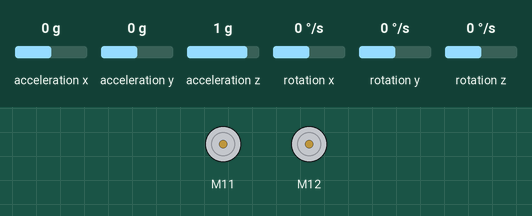
This sketch was run on a simulated Arduino Uno, built with avr-gcc and run on an emulated ATmega328P. On the bench: 2 × DC motor (green arrow = forward, orange = backward, longer = faster). The test bench sets the inputs (shaded band); at power-on: rotation z 0 °/s, acceleration x 0 g, acceleration y 0 g, acceleration z 1 g, rotation x 0 °/s, rotation y 0 °/s. What the sketch prints to the serial monitor is not drawn.

Above: at 2.0 s.
2.1 s: rotation z set to -2 °/s
5.1 s: rotation z set to -5 °/s
At 7.1 s:
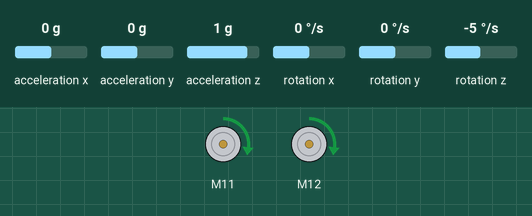
7.4 s: rotation z set to 4 °/s
10.4 s: rotation z set to 7 °/s
At 13.6 s:
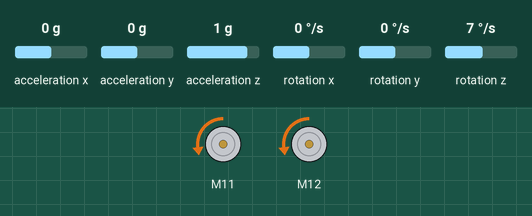
Timing chart, 0 to 14.4 s (numbered marks = the images above; inputs shaded):
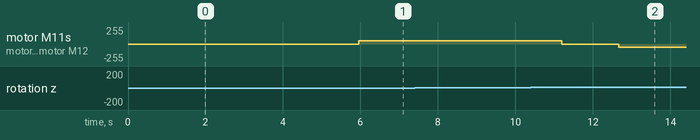

Measured:
- the behaviour switches between -3 and -4 °/s on rotation z (found by bisection; images 0 and 1)
- the behaviour switches between 5 and 6 °/s on rotation z (found by bisection; images 1 and 2)
- after the input at 5.1 s, motor M11, motor M12: stopped → forward 50/255 after 0.85 s instead of 2.1 s

The sketch:

6.3DGyroSensing.ino
```cpp
#include <MeAuriga.h>
#include <Wire.h>

MeEncoderOnBoard Encoder_1(SLOT1);
MeEncoderOnBoard Encoder_2(SLOT2);

int16_t moveSpeed = 50;

MeGyro gyro(1, 0x69);

// Threshold to determine light source direction
const int threshold = 6;  // Adjust as needed based on your environment

void Forward(void) {
  Encoder_1.setMotorPwm(-moveSpeed);  // setMotorPwm writes to the encoder controller
  Encoder_2.setMotorPwm(moveSpeed);   // so setting the speed change instantly
}
void Backward(void) {
  Encoder_1.setMotorPwm(moveSpeed);
  Encoder_2.setMotorPwm(-moveSpeed);
}

void BackwardAndTurnLeft(void) {
  Encoder_1.setMotorPwm(moveSpeed / 4);
  Encoder_2.setMotorPwm(-moveSpeed);
}

void BackwardAndTurnRight(void) {
  Encoder_1.setMotorPwm(moveSpeed);
  Encoder_2.setMotorPwm(-moveSpeed / 4);
}

void TurnLeft(void) {
  Encoder_1.setMotorPwm(-moveSpeed);
  Encoder_2.setMotorPwm(moveSpeed / 2);
}

void TurnRight() {
  Encoder_1.setMotorPwm(-moveSpeed / 2);
  Encoder_2.setMotorPwm(moveSpeed);
}

void TurnLeft1(void) {
  Encoder_1.setMotorPwm(-moveSpeed);
  Encoder_2.setMotorPwm(-moveSpeed);
}

void TurnRight1(void) {
  Encoder_1.setMotorPwm(moveSpeed);
  Encoder_2.setMotorPwm(moveSpeed);
}

void Stop(void) {
  Encoder_1.setMotorPwm(0);
  Encoder_2.setMotorPwm(0);
}

void ChangeSpeed(int16_t spd) {
  moveSpeed = spd;
}

void setup() {
  Serial.begin(115200);
  //Set PWM 8KHz
  TCCR1A = _BV(WGM10);
  TCCR1B = _BV(CS11) | _BV(WGM12);
  TCCR2A = _BV(WGM21) | _BV(WGM20);
  TCCR2B = _BV(CS21);
  gyro.begin();

}

void loop() {
  gyro.update();
  Serial.println(gyro.getAngleZ());

  double gyroVal = gyro.getAngleZ();
  double rotationThreshold = 10.0;

  if (gyroVal >= rotationThreshold) {
    findZeroAnticlockwise();
  } else if (gyroVal <= -rotationThreshold) {
    findZeroClockwise();
  }
}

void findZeroClockwise() {
  gyro.update();
  double degree = gyro.getAngleZ();
  TurnRight1();
  while (degree < 0) {
    gyro.update();
    degree = gyro.getAngleZ();
  }
  Stop();
}

void findZeroAnticlockwise() {
  gyro.update();
  double degree = gyro.getAngleZ();
  TurnLeft1();
  while (degree > 0) {
    gyro.update();
    degree = gyro.getAngleZ();
  }
  Stop();
}

void turnRight(double degree) {
  gyro.update();
  Serial.println(gyro.getAngleZ());
  double startAngle = gyro.getAngleZ() + 180.00;
  double delta;
  TurnRight1();
  while (degree > 0) {
    gyro.update();
    delta = gyro.getAngleZ() + 180.00 - startAngle;
    if (delta < -180.00) {
      delta += 360.00;
    } else if (delta > 180) {
      delta -= 360;
    }
    degree -= delta;
    startAngle = gyro.getAngleZ() + 180.00;
  }
  gyro.update();
  Serial.println(gyro.getAngleZ());
  Stop();
}

void turnLeft(double degree) {
  gyro.update();
  Serial.println(gyro.getAngleZ());
  double startAngle = gyro.getAngleZ() + 180.00;
  double delta;
  TurnLeft1();
  while (degree > 0) {
    gyro.update();
    delta = gyro.getAngleZ() + 180.00 - startAngle;
    if (delta < -180.00) {
      delta += 360.00;
    } else if (delta > 180) {
      delta -= 360;
    }
    degree += delta;
    startAngle = gyro.getAngleZ() + 180.00;
  }
  gyro.update();
  Serial.println(gyro.getAngleZ());
  Stop();
}
```
